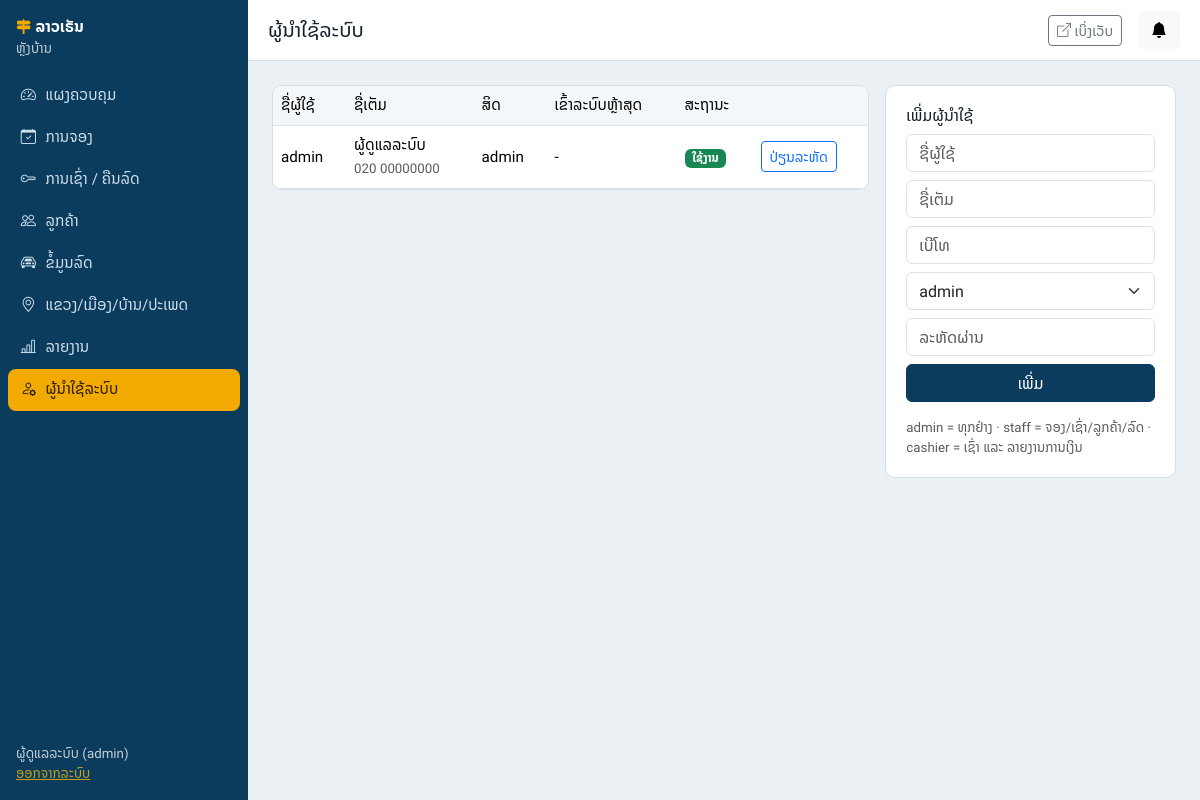
The page /admin/users.php (signed in) on the database its author committed.
### tables this page shows
CREATE TABLE users (
  user_id INT AUTO_INCREMENT PRIMARY KEY,
  role_id INT NOT NULL,
  username VARCHAR(50) NOT NULL UNIQUE,
  password_hash VARCHAR(255) NOT NULL,    
  full_name VARCHAR(150) NOT NULL,
  phone VARCHAR(20),
  status ENUM('active','inactive') DEFAULT 'active',
  last_login DATETIME NULL,
  created_at TIMESTAMP DEFAULT CURRENT_TIMESTAMP,
  FOREIGN KEY (role_id) REFERENCES roles(role_id)
);

CREATE TABLE roles (
  role_id INT AUTO_INCREMENT PRIMARY KEY,
  role_name VARCHAR(50) NOT NULL   
);

### includes/functions.php (called while the page is built, shortened)
<?php
function db(): PDO
{
    static $pdo = null;
    if (!$pdo) {
        $pdo = new PDO(
            'mysql:host=' . DB_HOST . ';dbname=' . DB_NAME . ';charset=utf8mb4',
            DB_USER,
            DB_PASS,
            [
                PDO::ATTR_ERRMODE => PDO::ERRMODE_EXCEPTION,
                PDO::ATTR_DEFAULT_FETCH_MODE => PDO::FETCH_ASSOC,
                PDO::ATTR_EMULATE_PREPARES => false
            ]
        );
        $pdo->exec("SET time_zone = '+07:00'");
    }
    return $pdo;
}
function q(string $sql, array $p = []): PDOStatement
{
    $s = db()->prepare($sql);
    $s->execute($p);
    return $s;
}
function e($v): string
{
    return htmlspecialchars((string)$v, ENT_QUOTES, 'UTF-8');
}
function url(string $p = ''): string
{
    return BASE_URL . '/' . ltrim($p, '/');
}
function dt($d, $f = 'd/m/Y H:i'): string
{
    return $d ? date($f, strtotime($d)) : '-';
}
function admin(): ?array
{
    static $u = false;
    if ($u === false) {
        $u = null;
        if (!empty($_SESSION['user_id'])) {
            $u = q("SELECT u.*, r.role_name FROM users u JOIN roles r ON r.role_id=u.role_id
                    WHERE u.user_id=? AND u.status='active'", [$_SESSION['user_id']])->fetch() ?: null;
        }
    }
    return $u;
}
function require_admin(array $roles = [], bool $json = false): array
{
    $u = admin();
    return $u;
}

### admin/users.php (the view, shortened to what this page needs)
<?php
require_once __DIR__ . '/../includes/functions.php';
$me = require_admin(['admin']);
$pageTitle = 'ຜູ້ນຳໃຊ້ລະບົບ';
$roleList = q("SELECT * FROM roles")->fetchAll();
$rows = q("SELECT u.*, r.role_name FROM users u JOIN roles r USING(role_id) ORDER BY u.user_id")->fetchAll();
include __DIR__ . '/../includes/admin_header.php';
?>
<div class="row g-3">
    <div class="col-lg-8">
        <div class="panel p-0 table-responsive">
            <table class="table align-middle mb-0">
                <thead>
                    <tr>
                        <th>ຊື່ຜູ້ໃຊ້</th>
                        <th>ຊື່ເຕັມ</th>
                        <th>ສິດ</th>
                        <th>ເຂົ້າລະບົບຫຼ້າສຸດ</th>
                        <th>ສະຖານະ</th>
                        <th></th>
                    </tr>
                </thead>
                <tbody>
                    <?php foreach ($rows as $r): ?><tr>
                        <td><?= e($r['username']) ?></td>
                        <td><?= e($r['full_name']) ?><br><small class="text-muted"><?= e($r['phone']) ?></small></td>
                        <td><?= e($r['role_name']) ?></td>
                        <td><?= dt($r['last_login']) ?></td>
                        <td><?= $r['status'] === 'active' ? '<span class="badge text-bg-success">ໃຊ້ງານ</span>' : '<span class="badge text-bg-secondary">ປິດ</span>' ?>
                        </td>
                        <td class="text-nowrap">
                            <button class="btn btn-sm btn-outline-primary js-post" data-confirm="ຕັ້ງລະຫັດຜ່ານໃໝ່"
                                data-input="ລະຫັດຜ່ານໃໝ່ (6 ຕົວຂຶ້ນໄປ)"
                                data-post='{"act":"reset","id":<?= $r['user_id'] ?>}'>ປ່ຽນລະຫັດ</button>
                        </td>
                    </tr><?php endforeach; ?>
                </tbody>
            </table>
        </div>
    </div>
    <div class="col-lg-4">
        <div class="panel">
            <h2 class="h6">ເພີ່ມຜູ້ນຳໃຊ້</h2>
            <form method="post" class="row g-2"><?= csrf_field() ?><input type="hidden" name="act" value="add">
                <div class="col-12"><input name="username" class="form-control" placeholder="ຊື່ຜູ້ໃຊ້" required></div>
                <div class="col-12"><input name="full_name" class="form-control" placeholder="ຊື່ເຕັມ" required></div>
                <div class="col-12"><input name="phone" class="form-control" placeholder="ເບີໂທ"></div>
                <div class="col-12"><select name="role_id"
                        class="form-select"><?php foreach ($roleList as $rl) echo '<option value="' . $rl['role_id'] . '">' . e($rl['role_name']) . '</option>'; ?></select>
                </div>
                <div class="col-12"><input type="password" name="password" class="form-control" placeholder="ລະຫັດຜ່ານ"
                        required minlength="6"></div>
                <div class="col-12"><button class="btn btn-primary w-100">ເພີ່ມ</button></div>
            </form>
            <p class="small text-muted mt-3 mb-0">admin = ທຸກຢ່າງ · staff = ຈອງ/ເຊົ່າ/ລູກຄ້າ/ລົດ · cashier = ເຊົ່າ ແລະ
                ລາຍງານການເງິນ</p>
        </div>
    </div>
</div>
<?php include __DIR__ . '/../includes/admin_footer.php'; ?>

### includes/admin_header.php (shortened to what this page needs)
<?php
require_once __DIR__ . '/functions.php';
$adm = require_admin();
$pageTitle = $pageTitle ?? 'ແຜງຄວບຄຸມ';
$cur = basename($_SERVER['SCRIPT_NAME']);
$menu = [
  ['index.php',     'bi-speedometer2',   'ແຜງຄວບຄຸມ',  ['admin','staff','cashier']],
  ['bookings.php',  'bi-calendar-check', 'ການຈອງ',      ['admin','staff']],
  ['rentals.php',   'bi-key',            'ການເຊົ່າ / ຄືນລົດ', ['admin','staff','cashier']],
  ['customers.php', 'bi-people',         'ລູກຄ້າ',      ['admin','staff']],
  ['vehicles.php',  'bi-car-front',      'ຂໍ້ມູນລົດ',   ['admin','staff']],
  ['master.php',    'bi-geo-alt',        'ແຂວງ/ເມືອງ/ບ້ານ/ປະເພດ', ['admin']],
  ['reports.php',   'bi-bar-chart-line', 'ລາຍງານ',      ['admin','cashier']],
  ['users.php',     'bi-person-gear',    'ຜູ້ນຳໃຊ້ລະບົບ', ['admin']],
];
?>
<!DOCTYPE html>
<html lang="lo">
<head>
    <link href="https://cdn.jsdelivr.net/npm/bootstrap@5.3.3/dist/css/bootstrap.min.css" rel="stylesheet">
    <link href="https://cdn.jsdelivr.net/npm/bootstrap-icons@1.11.3/font/bootstrap-icons.min.css" rel="stylesheet">
    <link href="<?= url('assets/css/style.css') ?>" rel="stylesheet">
</head>
<body class="adm">
    <div class="adm-wrap">
        <aside class="adm-side" id="side">
            <div class="brand p-3"><i class="bi bi-signpost-2-fill"></i> <?= APP_NAME ?><small
                    class="d-block fw-normal opacity-75">ຫຼັງບ້ານ</small></div>
            <nav class="nav flex-column px-2">
                <?php foreach ($menu as [$f, $ic, $label, $roles]): if (!in_array($adm['role_name'], $roles, true)) continue; ?>
                <a class="nav-link <?= $cur === $f ? 'active' : '' ?>" href="<?= url('admin/' . $f) ?>"><i
                        class="bi <?= $ic ?>"></i> <?= $label ?></a>
                <?php endforeach; ?>
            </nav>
            <div class="p-3 mt-auto small opacity-75">
                <?= e($adm['full_name']) ?> (<?= e($adm['role_name']) ?>)<br>
                <a class="text-warning" href="<?= url('admin/logout.php') ?>">ອອກຈາກລະບົບ</a>
            </div>
        </aside>
        <main class="adm-main">
            <header class="adm-top d-flex align-items-center gap-3">
                <h1 class="h5 m-0 flex-grow-1"><?= e($pageTitle) ?></h1>
                <a class="btn btn-sm btn-outline-secondary" href="<?= url() ?>" target="_blank"><i
                        class="bi bi-box-arrow-up-right"></i> ເບິ່ງເວັບ</a>
                <div class="dropdown">
                    <button class="btn btn-light position-relative" data-bs-toggle="dropdown"
                        data-bs-auto-close="outside" id="bellBtn">
                        <i class="bi bi-bell-fill"></i>
                    </button>
                </div>
            </header>
            <div class="p-3 p-lg-4">

### assets/css/style.css (style rules this page uses)
:root { --mekong:#0B3C5D; --mekong-2:#12537F; --saffron:#F2A900; --road:#C8372D; --paddy:#2E8B57; --paper:#EAF0F4; --card:#fff; --ink:#14212B; --muted:#5E7080; --line:#D5DEE5; }
body { font-family:'Noto Sans Lao','Sora',system-ui,sans-serif;color:var(--ink);background:var(--paper);font-size:.95rem }
h1,h2,h3,.brand,.plate,.stat .n { font-family:'Sora','Noto Sans Lao',sans-serif }
a { color:var(--mekong-2) }
.btn-primary { --bs-btn-bg:var(--mekong);--bs-btn-border-color:var(--mekong);--bs-btn-hover-bg:var(--mekong-2);--bs-btn-hover-border-color:var(--mekong-2);--bs-btn-active-bg:var(--mekong-2) }
.brand { color:#fff!important;font-weight:700;letter-spacing:.2px }
.brand .bi { color:var(--saffron) }
.panel { background:var(--card);border:1px solid var(--line);border-radius:10px;padding:1.25rem }
.adm-wrap { display:flex;min-height:100vh }
.adm-side { width:248px;background:var(--mekong);color:#fff;display:flex;flex-direction:column;position:sticky;top:0;height:100vh;flex-shrink:0 }
.adm-side .nav-link { color:#CFE0EC;border-radius:8px;padding:.6rem .8rem;display:flex;gap:.6rem;align-items:center }
.adm-side .nav-link.active { background:var(--saffron);color:#2A1D00;font-weight:500 }
.adm-main { flex:1;min-width:0 }
.adm-top { background:#fff;border-bottom:1px solid var(--line);padding:.7rem 1.25rem;position:sticky;top:0;z-index:20 }
.table thead th { background:#F3F7FA;font-weight:500;white-space:nowrap }

### rows shown on the page
users: full_name "ຜູ້ດູແລລະບົບ", role.role_name "admin", username "admin", phone "020 00000000", last_login "-", status "ໃຊ້ງານ"

### other values the page prints
APP_NAME "ລາວເຣັນ"
$label "ແຜງຄວບຄຸມ"
$label "ການຈອງ"
$label "ການເຊົ່າ / ຄືນລົດ"
$label "ລູກຄ້າ"
$label "ຂໍ້ມູນລົດ"
$label "ແຂວງ/ເມືອງ/ບ້ານ/ປະເພດ"
$label "ລາຍງານ"
$label "ຜູ້ນຳໃຊ້ລະບົບ"
$pageTitle "ຜູ້ນຳໃຊ້ລະບົບ"
form field role_id "admin"
